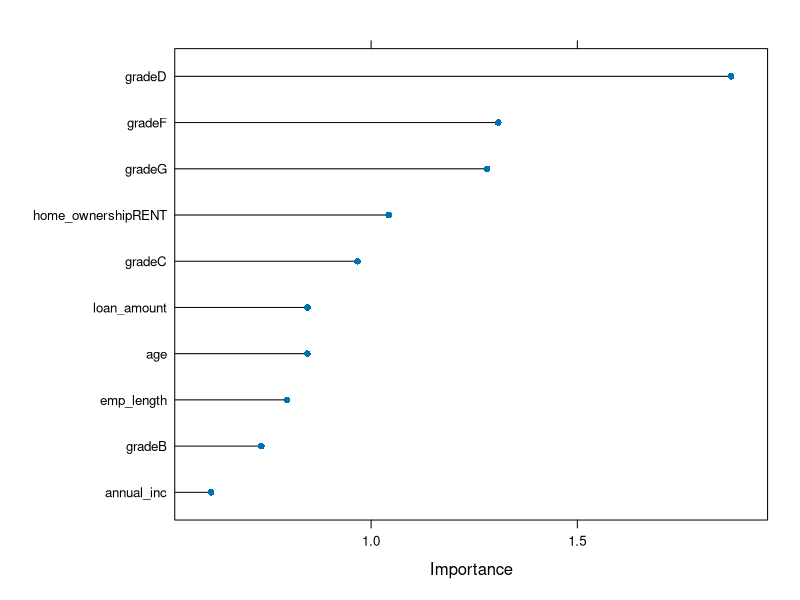
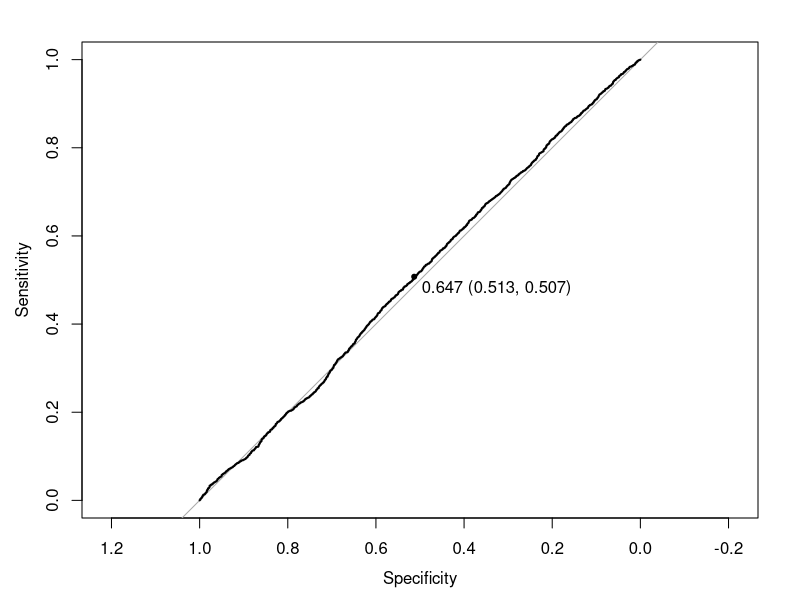

Write the R code that produced these figures, in order.

library(gmodels)
library(caret)
library(ROCR)
library(pROC)


loan_status <- factor(sample(x = c(0,1),
                             prob = c(0.35, 0.65), 30000,
                             replace = T))

loan_amount <- round(runif(30000, 500, 35000), 0)

int_rate <- round(runif(30000, 5.42, 23.22), 2)

grade <- factor(sample(LETTERS[1:7], 30000,
                       prob = c(0.33, 0.32, 0.2, 0.11,
                                0.03,0.007, 0.003),
                       replace = T))

emp_length <- round(runif(30000, 0, 62), 0)

home_ownership <- factor(sample(c("MORTAGE", "OTHER", "OWN", "RENT"),
                                30000,
                                prob = c(0.41, 0.01, 0.08, 0.51),
                                replace = T))

annual_inc <- round(runif(30000, 4000, 2039784), 0)

age <- round(runif(30000, 20, 94), 0)


loan_data <- data.frame(loan_status, loan_amount, int_rate, grade,
                    emp_length, home_ownership, annual_inc, age)
## tablas cruzadas

CrossTable(loan_data$loan_status)

CrossTable(x = loan_data$grade,
           y = loan_data$loan_status,
           prop.r = TRUE, prop.c = FALSE,
           prop.t = FALSE, prop.chisq = FALSE)


## Análisis de regresión

inTrain <- createDataPartition(y = loan_data$loan_status, p = 0.7,
                               list = F)

training <- loan_data[inTrain, ]
testing <- loan_data[-inTrain, ]

fitControl <- trainControl( method = "repeatedcv",
                            number = 10,
                            repeats = 10)

modRegLog <- train(loan_status ~.,data = training, method = "glm",
                   trControl = fitControl)

## Predicciones

predRegLog <- predict(modRegLog, newdata = testing)
confusionMatrix(predRegLog, testing$loan_status)

## Aporte de variables

plot(varImp(modRegLog, scale = F), top = 10)

## ROC-Curve

all_probs <- predict(modRegLog, newdata = testing, type = "prob")
probs <- all_probs[,2]
rc <- roc(testing$loan_status, probs)

plot(rc, print.thres = "best",
     print.thres.best.method = "closest.topleft")

# AUC

pred <- predict(modRegLog, newdata = testing)
AUC_model <- auc(testing$loan_status, probs)
